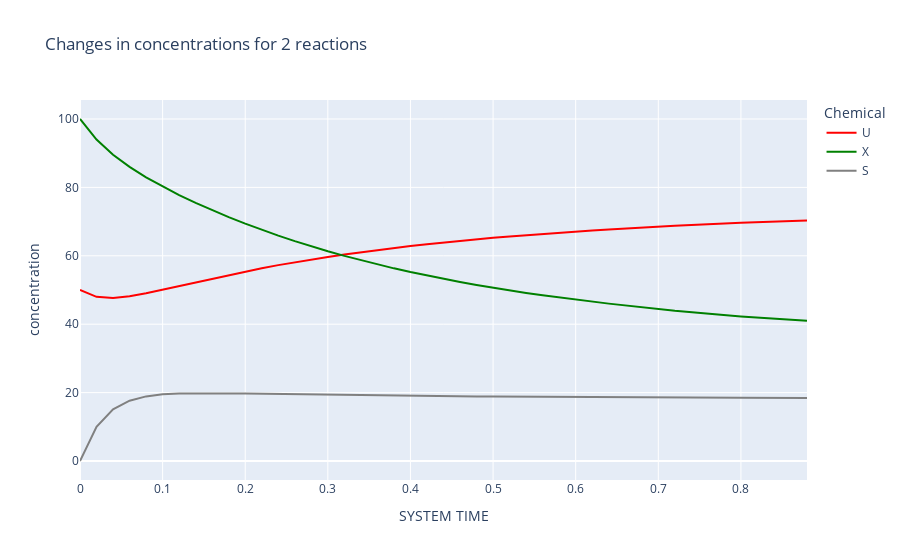

The code cell stored with this chart in its notebook:
### Code cell
dynamics.plot_curves(colors=['red', 'green', 'gray'])

### Figure 1 — Plotly figure (JSON) as saved in the notebook; plotly's stock layout.template omitted (floating-point values rounded to 4 significant figures)
{"data": [{"hovertemplate": "Chemical=U<br>SYSTEM TIME=%{x}<br>concentration=%{y}<extra></extra>", "legendgroup": "U", "line": {"color": "red", "dash": "solid"}, "marker": {"symbol": "circle"}, "mode": "lines", "name": "U", "orientation": "v", "showlegend": true, "type": "scatter", "x": [0, 0.02, 0.04, 0.06, 0.08, 0.1, 0.12, 0.14, 0.16, 0.18, 0.2, 0.22, 0.24, 0.26, 0.28, 0.3, 0.32, 0.34, 0.36, 0.38, 0.4, 0.42, 0.44, 0.46, 0.48, 0.5, 0.52, 0.54, 0.56, 0.58, 0.6, 0.62, 0.64, 0.72, 0.8, 0.88], "xaxis": "x", "y": [50, 48, 47.68, 48.19, 49.08, 50.14, 51.25, 52.36, 53.43, 54.47, 55.45, 56.39, 57.27, 58.11, 58.91, 59.66, 60.37, 61.04, 61.67, 62.28, 62.84, 63.38, 63.89, 64.37, 64.82, 65.25, 65.66, 66.04, 66.41, 66.75, 67.08, 67.38, 67.67, 68.77, 69.63, 70.31], "yaxis": "y"}, {"hovertemplate": "Chemical=X<br>SYSTEM TIME=%{x}<br>concentration=%{y}<extra></extra>", "legendgroup": "X", "line": {"color": "green", "dash": "solid"}, "marker": {"symbol": "circle"}, "mode": "lines", "name": "X", "orientation": "v", "showlegend": true, "type": "scatter", "x": [0, 0.02, 0.04, 0.06, 0.08, 0.1, 0.12, 0.14, 0.16, 0.18, 0.2, 0.22, 0.24, 0.26, 0.28, 0.3, 0.32, 0.34, 0.36, 0.38, 0.4, 0.42, 0.44, 0.46, 0.48, 0.5, 0.52, 0.54, 0.56, 0.58, 0.6, 0.62, 0.64, 0.72, 0.8, 0.88], "xaxis": "x", "y": [100, 94, 89.56, 86.0, 82.95, 80.24, 77.76, 75.47, 73.32, 71.3, 69.39, 67.59, 65.89, 64.29, 62.77, 61.33, 59.98, 58.69, 57.48, 56.33, 55.24, 54.22, 53.25, 52.33, 51.46, 50.64, 49.86, 49.13, 48.44, 47.78, 47.16, 46.57, 46.02, 43.92, 42.28, 40.99], "yaxis": "y"}, {"hovertemplate": "Chemical=S<br>SYSTEM TIME=%{x}<br>concentration=%{y}<extra></extra>", "legendgroup": "S", "line": {"color": "gray", "dash": "solid"}, "marker": {"symbol": "circle"}, "mode": "lines", "name": "S", "orientation": "v", "showlegend": true, "type": "scatter", "x": [0, 0.02, 0.04, 0.06, 0.08, 0.1, 0.12, 0.14, 0.16, 0.18, 0.2, 0.22, 0.24, 0.26, 0.28, 0.3, 0.32, 0.34, 0.36, 0.38, 0.4, 0.42, 0.44, 0.46, 0.48, 0.5, 0.52, 0.54, 0.56, 0.58, 0.6, 0.62, 0.64, 0.72, 0.8, 0.88], "xaxis": "x", "y": [0, 10, 15.08, 17.63, 18.89, 19.48, 19.74, 19.82, 19.81, 19.77, 19.71, 19.64, 19.56, 19.49, 19.42, 19.35, 19.29, 19.23, 19.17, 19.12, 19.07, 19.02, 18.98, 18.93, 18.89, 18.85, 18.82, 18.78, 18.75, 18.72, 18.69, 18.66, 18.64, 18.54, 18.46, 18.4], "yaxis": "y"}], "layout": {"autosize": true, "legend": {"title": {"text": "Chemical"}, "tracegroupgap": 0}, "title": {"text": "Changes in concentrations for 2 reactions"}, "xaxis": {"anchor": "y", "autorange": true, "domain": [0, 1], "range": [0, 0.88], "title": {"text": "SYSTEM TIME"}, "type": "linear"}, "yaxis": {"anchor": "x", "autorange": true, "domain": [0, 1], "range": [-5.556, 105.6], "title": {"text": "concentration"}, "type": "linear"}}}
